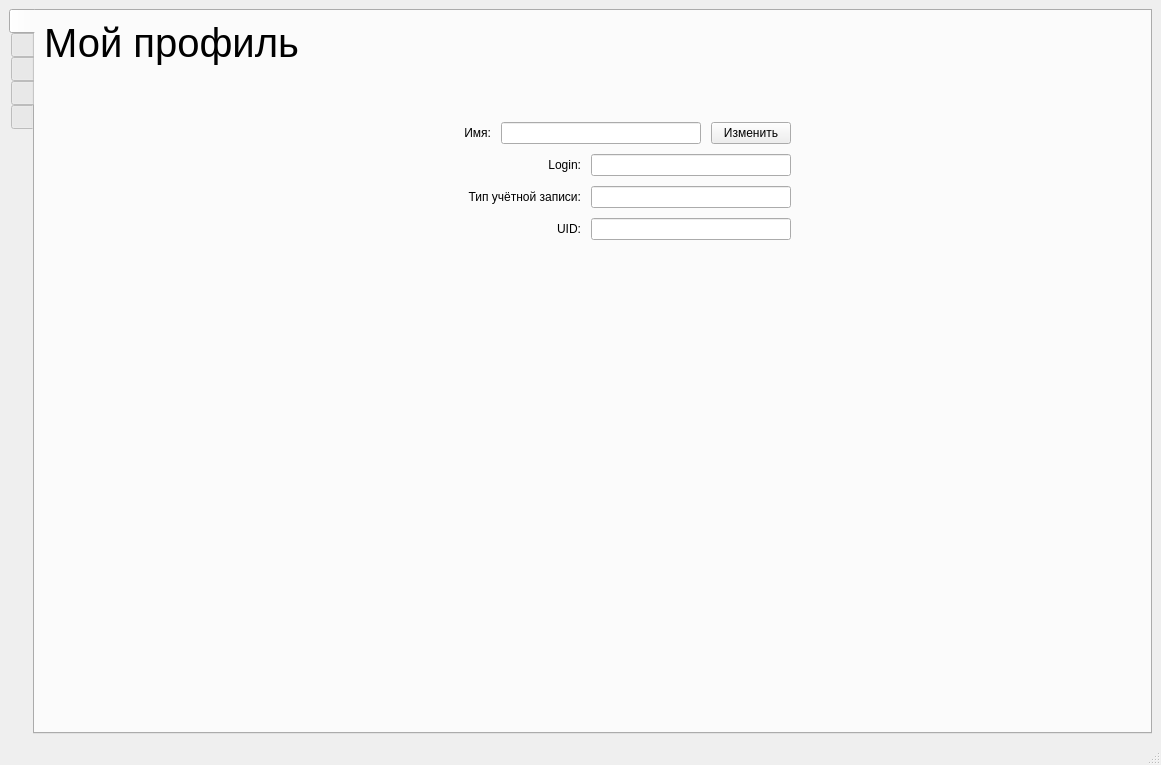
<?xml version="1.0" encoding="UTF-8"?>
<ui version="4.0">
 <class>MainWindow</class>
 <widget class="QMainWindow" name="MainWindow">
  <property name="geometry">
   <rect>
    <x>0</x>
    <y>0</y>
    <width>1161</width>
    <height>765</height>
   </rect>
  </property>
  <property name="windowTitle">
   <string>MainWindow</string>
  </property>
  <widget class="QWidget" name="centralwidget">
   <property name="styleSheet">
    <string notr="true"/>
   </property>
   <layout class="QHBoxLayout" name="horizontalLayout_5">
    <item>
     <widget class="QTabWidget" name="tabWidget">
      <property name="layoutDirection">
       <enum>Qt::LeftToRight</enum>
      </property>
      <property name="styleSheet">
       <string notr="true"/>
      </property>
      <property name="tabPosition">
       <enum>QTabWidget::West</enum>
      </property>
      <property name="tabShape">
       <enum>QTabWidget::Rounded</enum>
      </property>
      <property name="currentIndex">
       <number>0</number>
      </property>
      <property name="iconSize">
       <size>
        <width>40</width>
        <height>50</height>
       </size>
      </property>
      <property name="elideMode">
       <enum>Qt::ElideNone</enum>
      </property>
      <widget class="QWidget" name="tab_image_account">
       <property name="layoutDirection">
        <enum>Qt::LeftToRight</enum>
       </property>
       <property name="autoFillBackground">
        <bool>false</bool>
       </property>
       <property name="styleSheet">
        <string notr="true"/>
       </property>
       <attribute name="icon">
        <iconset>
         <normalon>icons/For Left bar/profile-anonymous2.png</normalon>
        </iconset>
       </attribute>
       <attribute name="title">
        <string/>
       </attribute>
       <layout class="QVBoxLayout" name="verticalLayout_7">
        <item>
         <layout class="QVBoxLayout" name="verticalLayout_8" stretch="1,0,0">
          <item>
           <widget class="QLabel" name="label_7">
            <property name="font">
             <font>
              <pointsize>30</pointsize>
             </font>
            </property>
            <property name="text">
             <string>Мой профиль</string>
            </property>
           </widget>
          </item>
          <item>
           <layout class="QVBoxLayout" name="verticalLayout_9">
            <property name="spacing">
             <number>10</number>
            </property>
            <property name="leftMargin">
             <number>350</number>
            </property>
            <property name="topMargin">
             <number>50</number>
            </property>
            <property name="rightMargin">
             <number>350</number>
            </property>
            <item>
             <layout class="QHBoxLayout" name="horizontalLayout_10">
              <property name="topMargin">
               <number>0</number>
              </property>
              <item>
               <widget class="QLabel" name="label_12">
                <property name="text">
                 <string>Имя:</string>
                </property>
                <property name="alignment">
                 <set>Qt::AlignRight|Qt::AlignTrailing|Qt::AlignVCenter</set>
                </property>
               </widget>
              </item>
              <item>
               <widget class="QLineEdit" name="LE_name">
                <property name="sizePolicy">
                 <sizepolicy hsizetype="Minimum" vsizetype="Fixed">
                  <horstretch>0</horstretch>
                  <verstretch>0</verstretch>
                 </sizepolicy>
                </property>
                <property name="minimumSize">
                 <size>
                  <width>200</width>
                  <height>0</height>
                 </size>
                </property>
                <property name="maximumSize">
                 <size>
                  <width>250</width>
                  <height>16777215</height>
                 </size>
                </property>
                <property name="readOnly">
                 <bool>false</bool>
                </property>
               </widget>
              </item>
              <item>
               <widget class="QPushButton" name="btn_change_name">
                <property name="sizePolicy">
                 <sizepolicy hsizetype="Maximum" vsizetype="Fixed">
                  <horstretch>0</horstretch>
                  <verstretch>0</verstretch>
                 </sizepolicy>
                </property>
                <property name="text">
                 <string>Изменить</string>
                </property>
               </widget>
              </item>
             </layout>
            </item>
            <item>
             <layout class="QHBoxLayout" name="horizontalLayout_7">
              <property name="sizeConstraint">
               <enum>QLayout::SetDefaultConstraint</enum>
              </property>
              <item>
               <widget class="QLabel" name="label_8">
                <property name="text">
                 <string>Login:</string>
                </property>
                <property name="alignment">
                 <set>Qt::AlignRight|Qt::AlignTrailing|Qt::AlignVCenter</set>
                </property>
               </widget>
              </item>
              <item>
               <widget class="QLineEdit" name="LE_profile_login">
                <property name="sizePolicy">
                 <sizepolicy hsizetype="Minimum" vsizetype="Fixed">
                  <horstretch>0</horstretch>
                  <verstretch>0</verstretch>
                 </sizepolicy>
                </property>
                <property name="minimumSize">
                 <size>
                  <width>200</width>
                  <height>0</height>
                 </size>
                </property>
                <property name="maximumSize">
                 <size>
                  <width>250</width>
                  <height>16777215</height>
                 </size>
                </property>
                <property name="inputMask">
                 <string/>
                </property>
                <property name="readOnly">
                 <bool>true</bool>
                </property>
               </widget>
              </item>
             </layout>
            </item>
            <item>
             <layout class="QHBoxLayout" name="horizontalLayout_4">
              <property name="sizeConstraint">
               <enum>QLayout::SetDefaultConstraint</enum>
              </property>
              <property name="topMargin">
               <number>0</number>
              </property>
              <item>
               <widget class="QLabel" name="label_9">
                <property name="text">
                 <string>Тип учётной записи:</string>
                </property>
                <property name="alignment">
                 <set>Qt::AlignRight|Qt::AlignTrailing|Qt::AlignVCenter</set>
                </property>
               </widget>
              </item>
              <item>
               <widget class="QLineEdit" name="LE_profile_type">
                <property name="sizePolicy">
                 <sizepolicy hsizetype="Minimum" vsizetype="Fixed">
                  <horstretch>0</horstretch>
                  <verstretch>0</verstretch>
                 </sizepolicy>
                </property>
                <property name="minimumSize">
                 <size>
                  <width>200</width>
                  <height>0</height>
                 </size>
                </property>
                <property name="maximumSize">
                 <size>
                  <width>250</width>
                  <height>16777215</height>
                 </size>
                </property>
                <property name="readOnly">
                 <bool>true</bool>
                </property>
               </widget>
              </item>
             </layout>
            </item>
            <item>
             <layout class="QHBoxLayout" name="horizontalLayout_9">
              <property name="topMargin">
               <number>0</number>
              </property>
              <item>
               <widget class="QLabel" name="label_11">
                <property name="sizePolicy">
                 <sizepolicy hsizetype="Preferred" vsizetype="Preferred">
                  <horstretch>0</horstretch>
                  <verstretch>0</verstretch>
                 </sizepolicy>
                </property>
                <property name="text">
                 <string>UID:</string>
                </property>
                <property name="alignment">
                 <set>Qt::AlignRight|Qt::AlignTrailing|Qt::AlignVCenter</set>
                </property>
               </widget>
              </item>
              <item>
               <widget class="QLineEdit" name="LE_profileID">
                <property name="sizePolicy">
                 <sizepolicy hsizetype="Minimum" vsizetype="Fixed">
                  <horstretch>0</horstretch>
                  <verstretch>0</verstretch>
                 </sizepolicy>
                </property>
                <property name="minimumSize">
                 <size>
                  <width>200</width>
                  <height>0</height>
                 </size>
                </property>
                <property name="maximumSize">
                 <size>
                  <width>250</width>
                  <height>16777215</height>
                 </size>
                </property>
               </widget>
              </item>
             </layout>
            </item>
           </layout>
          </item>
          <item>
           <spacer name="verticalSpacer_5">
            <property name="orientation">
             <enum>Qt::Vertical</enum>
            </property>
            <property name="sizeHint" stdset="0">
             <size>
              <width>20</width>
              <height>500</height>
             </size>
            </property>
           </spacer>
          </item>
         </layout>
        </item>
       </layout>
      </widget>
      <widget class="QWidget" name="tab_home">
       <attribute name="icon">
        <iconset>
         <normalon>icons/For Left bar/Домой.png</normalon>
        </iconset>
       </attribute>
       <attribute name="title">
        <string/>
       </attribute>
       <layout class="QHBoxLayout" name="horizontalLayout_3" stretch="0">
        <item>
         <layout class="QVBoxLayout" name="verticalLayout" stretch="1,1,8">
          <item>
           <widget class="QLabel" name="label">
            <property name="font">
             <font>
              <pointsize>30</pointsize>
             </font>
            </property>
            <property name="text">
             <string>Курсы</string>
            </property>
           </widget>
          </item>
          <item>
           <layout class="QHBoxLayout" name="horizontalLayout_2">
            <item>
             <widget class="QComboBox" name="CB_change_filter">
              <property name="maximumSize">
               <size>
                <width>120</width>
                <height>16777215</height>
               </size>
              </property>
              <item>
               <property name="text">
                <string>По умолчанию</string>
               </property>
              </item>
              <item>
               <property name="text">
                <string>Новые</string>
               </property>
              </item>
              <item>
               <property name="text">
                <string>Старые</string>
               </property>
              </item>
             </widget>
            </item>
            <item>
             <widget class="QLineEdit" name="LE_search_string">
              <property name="maximumSize">
               <size>
                <width>600</width>
                <height>16777215</height>
               </size>
              </property>
             </widget>
            </item>
            <item>
             <widget class="QPushButton" name="btn_search_courses">
              <property name="maximumSize">
               <size>
                <width>100</width>
                <height>16777215</height>
               </size>
              </property>
              <property name="text">
               <string>Поиск</string>
              </property>
              <property name="shortcut">
               <string>Return</string>
              </property>
             </widget>
            </item>
           </layout>
          </item>
          <item>
           <layout class="QHBoxLayout" name="horizontalLayout_6">
            <property name="topMargin">
             <number>0</number>
            </property>
            <item>
             <widget class="QTableWidget" name="TW_courses">
              <property name="maximumSize">
               <size>
                <width>1010</width>
                <height>16777215</height>
               </size>
              </property>
              <property name="layoutDirection">
               <enum>Qt::LeftToRight</enum>
              </property>
              <property name="columnCount">
               <number>4</number>
              </property>
              <attribute name="horizontalHeaderDefaultSectionSize">
               <number>252</number>
              </attribute>
              <column/>
              <column/>
              <column/>
              <column/>
             </widget>
            </item>
           </layout>
          </item>
         </layout>
        </item>
       </layout>
      </widget>
      <widget class="QWidget" name="tab_my_courses">
       <attribute name="icon">
        <iconset>
         <normalon>icons/For Left bar/Курс.png</normalon>
        </iconset>
       </attribute>
       <attribute name="title">
        <string/>
       </attribute>
       <layout class="QHBoxLayout" name="horizontalLayout">
        <item>
         <layout class="QVBoxLayout" name="verticalLayout_2" stretch="0,1,10">
          <item>
           <spacer name="verticalSpacer">
            <property name="orientation">
             <enum>Qt::Vertical</enum>
            </property>
            <property name="sizeType">
             <enum>QSizePolicy::Minimum</enum>
            </property>
            <property name="sizeHint" stdset="0">
             <size>
              <width>20</width>
              <height>10</height>
             </size>
            </property>
           </spacer>
          </item>
          <item>
           <widget class="QLabel" name="label_2">
            <property name="font">
             <font>
              <pointsize>30</pointsize>
             </font>
            </property>
            <property name="text">
             <string>Мои курсы</string>
            </property>
           </widget>
          </item>
          <item>
           <layout class="QVBoxLayout" name="verticalLayout_3">
            <property name="leftMargin">
             <number>50</number>
            </property>
            <property name="topMargin">
             <number>0</number>
            </property>
            <property name="rightMargin">
             <number>50</number>
            </property>
            <item>
             <widget class="QTableWidget" name="TW_my_courses">
              <property name="columnCount">
               <number>4</number>
              </property>
              <attribute name="horizontalHeaderVisible">
               <bool>false</bool>
              </attribute>
              <attribute name="horizontalHeaderDefaultSectionSize">
               <number>245</number>
              </attribute>
              <column/>
              <column/>
              <column/>
              <column/>
             </widget>
            </item>
           </layout>
          </item>
         </layout>
        </item>
       </layout>
      </widget>
      <widget class="QWidget" name="tab_create_cource">
       <attribute name="icon">
        <iconset>
         <normalon>icons/For Left bar/Создание курса.png</normalon>
        </iconset>
       </attribute>
       <attribute name="title">
        <string/>
       </attribute>
       <layout class="QVBoxLayout" name="verticalLayout_6">
        <item>
         <layout class="QVBoxLayout" name="VL_tab_create_cource">
          <item>
           <spacer name="verticalSpacer_6">
            <property name="orientation">
             <enum>Qt::Vertical</enum>
            </property>
            <property name="sizeType">
             <enum>QSizePolicy::Minimum</enum>
            </property>
            <property name="sizeHint" stdset="0">
             <size>
              <width>0</width>
              <height>20</height>
             </size>
            </property>
           </spacer>
          </item>
          <item>
           <widget class="QLabel" name="label_3">
            <property name="font">
             <font>
              <pointsize>30</pointsize>
             </font>
            </property>
            <property name="text">
             <string>Создание курса</string>
            </property>
           </widget>
          </item>
          <item>
           <layout class="QHBoxLayout" name="HL_bottom_part" stretch="5,0">
            <item>
             <layout class="QVBoxLayout" name="HL_left_bottom_part">
              <item>
               <widget class="QLabel" name="label_4">
                <property name="font">
                 <font>
                  <pointsize>15</pointsize>
                 </font>
                </property>
                <property name="text">
                 <string>Программа курса</string>
                </property>
               </widget>
              </item>
              <item>
               <widget class="QTreeWidget" name="treeWidget">
                <property name="font">
                 <font>
                  <pointsize>15</pointsize>
                 </font>
                </property>
                <column>
                 <property name="text">
                  <string notr="true">1</string>
                 </property>
                </column>
               </widget>
              </item>
              <item>
               <layout class="QHBoxLayout" name="horizontalLayout_8">
                <property name="topMargin">
                 <number>0</number>
                </property>
                <item>
                 <widget class="QPushButton" name="btn_create_module">
                  <property name="sizePolicy">
                   <sizepolicy hsizetype="Maximum" vsizetype="Fixed">
                    <horstretch>0</horstretch>
                    <verstretch>0</verstretch>
                   </sizepolicy>
                  </property>
                  <property name="minimumSize">
                   <size>
                    <width>0</width>
                    <height>0</height>
                   </size>
                  </property>
                  <property name="text">
                   <string>Создать модуль</string>
                  </property>
                 </widget>
                </item>
                <item>
                 <widget class="QPushButton" name="btn_create_lesson">
                  <property name="sizePolicy">
                   <sizepolicy hsizetype="Maximum" vsizetype="Fixed">
                    <horstretch>0</horstretch>
                    <verstretch>0</verstretch>
                   </sizepolicy>
                  </property>
                  <property name="text">
                   <string>Создать урок</string>
                  </property>
                 </widget>
                </item>
                <item>
                 <widget class="QPushButton" name="btn_move_uo">
                  <property name="sizePolicy">
                   <sizepolicy hsizetype="Maximum" vsizetype="Fixed">
                    <horstretch>0</horstretch>
                    <verstretch>0</verstretch>
                   </sizepolicy>
                  </property>
                  <property name="text">
                   <string>Переместить выше</string>
                  </property>
                 </widget>
                </item>
                <item>
                 <widget class="QPushButton" name="btn_move_down">
                  <property name="sizePolicy">
                   <sizepolicy hsizetype="Maximum" vsizetype="Fixed">
                    <horstretch>0</horstretch>
                    <verstretch>0</verstretch>
                   </sizepolicy>
                  </property>
                  <property name="text">
                   <string>Переместить ниже</string>
                  </property>
                 </widget>
                </item>
                <item>
                 <widget class="QPushButton" name="btn_reference">
                  <property name="sizePolicy">
                   <sizepolicy hsizetype="Maximum" vsizetype="Fixed">
                    <horstretch>0</horstretch>
                    <verstretch>0</verstretch>
                   </sizepolicy>
                  </property>
                  <property name="text">
                   <string>Справка</string>
                  </property>
                  <property name="flat">
                   <bool>true</bool>
                  </property>
                 </widget>
                </item>
               </layout>
              </item>
             </layout>
            </item>
            <item>
             <layout class="QVBoxLayout" name="HL_right_bottom_part" stretch="0,0,0,0,0,5,1,0,0,0,0">
              <property name="spacing">
               <number>0</number>
              </property>
              <property name="sizeConstraint">
               <enum>QLayout::SetDefaultConstraint</enum>
              </property>
              <item>
               <spacer name="verticalSpacer_3">
                <property name="orientation">
                 <enum>Qt::Vertical</enum>
                </property>
                <property name="sizeType">
                 <enum>QSizePolicy::Maximum</enum>
                </property>
                <property name="sizeHint" stdset="0">
                 <size>
                  <width>20</width>
                  <height>40</height>
                 </size>
                </property>
               </spacer>
              </item>
              <item>
               <widget class="QLabel" name="label_5">
                <property name="maximumSize">
                 <size>
                  <width>16777215</width>
                  <height>25</height>
                 </size>
                </property>
                <property name="font">
                 <font>
                  <pointsize>15</pointsize>
                 </font>
                </property>
                <property name="text">
                 <string>Название курса</string>
                </property>
                <property name="alignment">
                 <set>Qt::AlignCenter</set>
                </property>
               </widget>
              </item>
              <item>
               <widget class="QPlainTextEdit" name="pTE_course_name">
                <property name="maximumSize">
                 <size>
                  <width>16777215</width>
                  <height>50</height>
                 </size>
                </property>
               </widget>
              </item>
              <item>
               <spacer name="verticalSpacer_4">
                <property name="orientation">
                 <enum>Qt::Vertical</enum>
                </property>
                <property name="sizeType">
                 <enum>QSizePolicy::Maximum</enum>
                </property>
                <property name="sizeHint" stdset="0">
                 <size>
                  <width>20</width>
                  <height>50</height>
                 </size>
                </property>
               </spacer>
              </item>
              <item>
               <widget class="QLabel" name="label_6">
                <property name="maximumSize">
                 <size>
                  <width>16777215</width>
                  <height>25</height>
                 </size>
                </property>
                <property name="font">
                 <font>
                  <pointsize>15</pointsize>
                 </font>
                </property>
                <property name="text">
                 <string>Описание</string>
                </property>
                <property name="alignment">
                 <set>Qt::AlignCenter</set>
                </property>
               </widget>
              </item>
              <item>
               <widget class="QPlainTextEdit" name="pTE_description_course">
                <property name="sizePolicy">
                 <sizepolicy hsizetype="Minimum" vsizetype="Preferred">
                  <horstretch>0</horstretch>
                  <verstretch>0</verstretch>
                 </sizepolicy>
                </property>
                <property name="minimumSize">
                 <size>
                  <width>0</width>
                  <height>200</height>
                 </size>
                </property>
                <property name="maximumSize">
                 <size>
                  <width>16777215</width>
                  <height>16777215</height>
                 </size>
                </property>
               </widget>
              </item>
              <item>
               <widget class="QLabel" name="label_10">
                <property name="font">
                 <font>
                  <pointsize>15</pointsize>
                 </font>
                </property>
                <property name="text">
                 <string>Уровень сложности</string>
                </property>
                <property name="alignment">
                 <set>Qt::AlignCenter</set>
                </property>
               </widget>
              </item>
              <item>
               <widget class="QComboBox" name="cB_choose_complexity">
                <item>
                 <property name="text">
                  <string>Базовый</string>
                 </property>
                </item>
                <item>
                 <property name="text">
                  <string>Средний</string>
                 </property>
                </item>
                <item>
                 <property name="text">
                  <string>Продвинутый</string>
                 </property>
                </item>
               </widget>
              </item>
              <item>
               <spacer name="verticalSpacer_2">
                <property name="orientation">
                 <enum>Qt::Vertical</enum>
                </property>
                <property name="sizeType">
                 <enum>QSizePolicy::Maximum</enum>
                </property>
                <property name="sizeHint" stdset="0">
                 <size>
                  <width>20</width>
                  <height>40</height>
                 </size>
                </property>
               </spacer>
              </item>
              <item>
               <widget class="QPushButton" name="btn_create_course">
                <property name="sizePolicy">
                 <sizepolicy hsizetype="Minimum" vsizetype="Minimum">
                  <horstretch>0</horstretch>
                  <verstretch>0</verstretch>
                 </sizepolicy>
                </property>
                <property name="maximumSize">
                 <size>
                  <width>16777215</width>
                  <height>30</height>
                 </size>
                </property>
                <property name="baseSize">
                 <size>
                  <width>0</width>
                  <height>0</height>
                 </size>
                </property>
                <property name="layoutDirection">
                 <enum>Qt::LeftToRight</enum>
                </property>
                <property name="autoFillBackground">
                 <bool>false</bool>
                </property>
                <property name="text">
                 <string>Создать курс</string>
                </property>
                <property name="autoDefault">
                 <bool>false</bool>
                </property>
                <property name="default">
                 <bool>false</bool>
                </property>
               </widget>
              </item>
              <item>
               <spacer name="verticalSpacer_1">
                <property name="orientation">
                 <enum>Qt::Vertical</enum>
                </property>
                <property name="sizeType">
                 <enum>QSizePolicy::Maximum</enum>
                </property>
                <property name="sizeHint" stdset="0">
                 <size>
                  <width>20</width>
                  <height>40</height>
                 </size>
                </property>
               </spacer>
              </item>
             </layout>
            </item>
           </layout>
          </item>
         </layout>
        </item>
       </layout>
      </widget>
      <widget class="QWidget" name="tab_my_students">
       <attribute name="icon">
        <iconset>
         <normalon>icons/For Left bar/Учетные записи.png</normalon>
        </iconset>
       </attribute>
       <attribute name="title">
        <string/>
       </attribute>
      </widget>
     </widget>
    </item>
   </layout>
  </widget>
  <widget class="QMenuBar" name="menubar">
   <property name="geometry">
    <rect>
     <x>0</x>
     <y>0</y>
     <width>1161</width>
     <height>23</height>
    </rect>
   </property>
  </widget>
  <widget class="QStatusBar" name="statusbar"/>
 </widget>
 <resources/>
 <connections/>
</ui>
